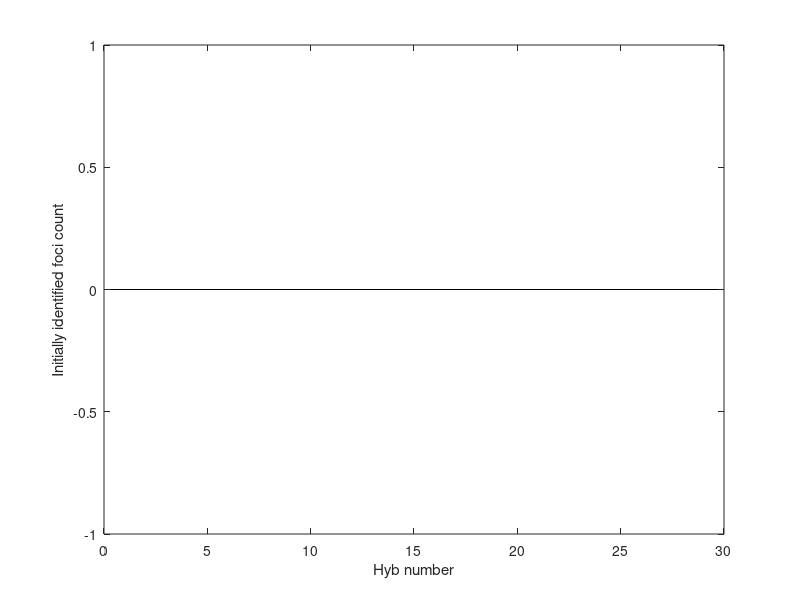
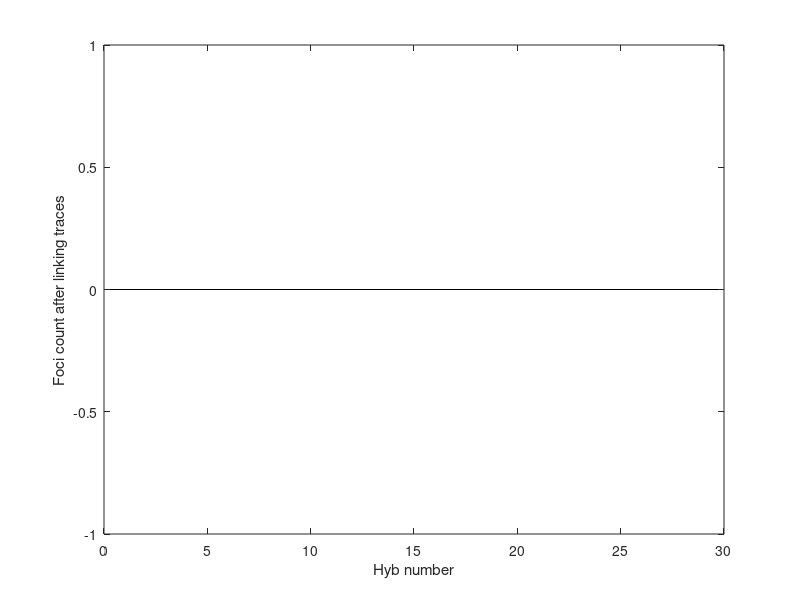

Write MATLAB code to recreate these figures, in order.
% updated on 191106 to reduce the nearest neighbor threshold, and also
% calcualte the distance between new foci and the average foci position in
% a trace when trying to decided whether or not to add the new foci to the
% trace.

% updated on 190314.

clear all
close all
NFOV = 22; % number of fields of views
TotalTADNum = 28;
WidthThreshMax = 4; % this threshold removes fitted "foci" that are too wide.
WidthThreshMin = 1; % this threshold removes fitted "foci" that are too narrow.
AdjrsquareThreshold = 0.7;
ImageSize = 1536; % number of pxls
UmPerPxl = 0.108;
StepSize = 0.2; %um

NearestNeighborThreshold = 1; %um, distance threshold between new focus and the average position of all previous foci in the trace
TraceLengthThreshold = 15; % remove traces that are shorter than this length
%%
% the algorithm: Define each focus in hyb1 as the initiation point of one
% trace. For each focus in hyb1, find the closest focus in hyb2,
% check if the chozen hyb1 focus is the closest to the chozen hyb2 focus,
% if so, and if the two foci are close enough, link these two focus into
% one trace. If not, do not grow the trace, move on to the next focus in
% hyb1 (next trace). Finally, if there are remaining foci in hyb2, define
% them as the initiation points of additional traces.

if ~exist('Traces_SmallScale', 'dir')
    mkdir('Traces_SmallScale');
end
if ~exist('figs_Traces_SmallScale', 'dir')
    mkdir('figs_Traces_SmallScale');
end
FociCount = zeros(TotalTADNum,1); % initial foci count
FinalFociCount = zeros(TotalTADNum,1); % final count of foci in the traces

for jj = 0:NFOV-1
    
    if NFOV<=10
        FOVid = ['0' num2str(jj)];
    elseif NFOV>10 && NFOV<=100
        if jj<10
            FOVid = ['0' num2str(jj)];
        else
            FOVid = [num2str(jj)];
        end
    elseif NFOV>100
        if jj<10
            FOVid = ['00' num2str(jj)];
        elseif jj<100
            FOVid = ['0' num2str(jj)];
        else
            FOVid = [num2str(jj)];
        end
    end
    if exist(['TracingResults_SmallScale/result' FOVid '.mat'])==2
        load(['TracingResults_SmallScale/result' FOVid '.mat']);
    else
        continue
    end
   %% 
%     figure(1)
    for i = 1:TotalTADNum
        if ~isempty(XfitList{i})
            Ind = find(XwidthList{i}<WidthThreshMax & YwidthList{i}<WidthThreshMax ...
                & XwidthList{i}>WidthThreshMin & YwidthList{i}>WidthThreshMin ...
                & [XgofList{i}.adjrsquare]>AdjrsquareThreshold ...
                & [YgofList{i}.adjrsquare]>AdjrsquareThreshold ...
                & [ZgofList{i}.adjrsquare]>AdjrsquareThreshold);
            
            XfitList{i} = XfitList{i}(Ind);
            YfitList{i} = YfitList{i}(Ind);
            ZfitList{i} = ZfitList{i}(Ind);
            IntensityList{i} = IntensityList{i}(Ind);
            XwidthList{i} = XwidthList{i}(Ind);
            YwidthList{i} = YwidthList{i}(Ind);
            ZwidthList{i} = ZwidthList{i}(Ind);
            XgofList{i} = XgofList{i}(Ind);
            YgofList{i} = YgofList{i}(Ind);
            ZgofList{i} = ZgofList{i}(Ind);
            %                scatter(XfitList{i},YfitList{i},'.')
            %                hold on
        end
    end
    %         hold off
    %         axis equal
    %         axis ij
    for i = 1:TotalTADNum
        FociCount(i) = FociCount(i)+length(XfitList{i});
    end
    for i = 1:TotalTADNum
        P1 = [XfitList{i}'*UmPerPxl, YfitList{i}'*UmPerPxl, ZfitList{i}'*StepSize, ...
            IntensityList{i}', XwidthList{i}', YwidthList{i}', ZwidthList{i}', ...
            [XgofList{i}.adjrsquare]', [YgofList{i}.adjrsquare]', [ZgofList{i}.adjrsquare]'];
        if i == 1 % define initial traces
            for j = 1:size(P1,1)
                TraceArray{j} = [P1(j,:), i];
                %TraceArray: x(um),y(um),z(um), Intensity, Xwidth(pxl),
                %Ywidth(pxl), Zwidth(pxl), Xgof, Ygof, Zgof, hybNo
            end
        else % match to existing traces and define new traces
            P0 = [];
            for j = 1:length(TraceArray)
                % this following line was modified on 191106 to
                % calculate the average position of all foci in each
                % trace and add to P0
                P0 = [P0; mean(TraceArray{j}(:,1:3),1)]; % build the list of average foci positions in all traces
                %                     P0 = [P0; TraceArray{j}(end,1:3)]; % build the list of end foci in all traces
            end
            D = pdist2(P0, P1(:,1:3), 'euclidean');
            for j = 1:size(P0,1)
                [M, Ind] = min(D(j,:));
                M2 = min(D(:,Ind));
                if M<NearestNeighborThreshold && M==M2 && ~isnan(P1(Ind,1))
                    % add to existing trace
                    TraceArray{j}(end+1,:) = [P1(Ind,:),i];
                    % mark linked foci in P1
                    P1(Ind,1:3) = [NaN, NaN, NaN];
                end
            end
            % find remaining foci in P1 and define new traces
            for j = 1:size(P1,1)
                if ~isnan(P1(j,1))
                    TraceArray{end+1} = [P1(j,:), i]; % x,y,z,hybNo
                end
            end
        end
    end
    n = 0;
    for j = 1:length(TraceArray)
        if size(TraceArray{j},1) >= TraceLengthThreshold
            n = n+1;
            TraceArrayNew{n} = TraceArray{j};
        end
    end
    TraceArray = TraceArrayNew;
    clear TraceArrayNew
    
    figure(2)
    for j = 1:length(TraceArray)
        plot(TraceArray{j}(:,1), TraceArray{j}(:,2),'.-');
        hold on
        FinalFociCount(TraceArray{j}(:,end)) = FinalFociCount(TraceArray{j}(:,end))+1;
    end
    hold off
    axis equal
    axis ij
    xlabel('x (um)');
    ylabel('y (um)');
    savefig(['figs_Traces_SmallScale\Traces_' FOVid '.fig']);
    save(['Traces_SmallScale\TraceArray' FOVid '.mat'],'TraceArray');
    clear TraceArray
end
figure(3)
bar(FociCount)
xlabel('Hyb number')
ylabel('Initially identified foci count')
savefig(['figs_Traces_SmallScale/TracingFociCount_initial_SmallScale.fig']);
figure(4)
bar(FinalFociCount)
xlabel('Hyb number')
ylabel('Foci count after linking traces')
savefig(['figs_Traces_SmallScale/TracingFociCount_middle_SmallScale.fig']);